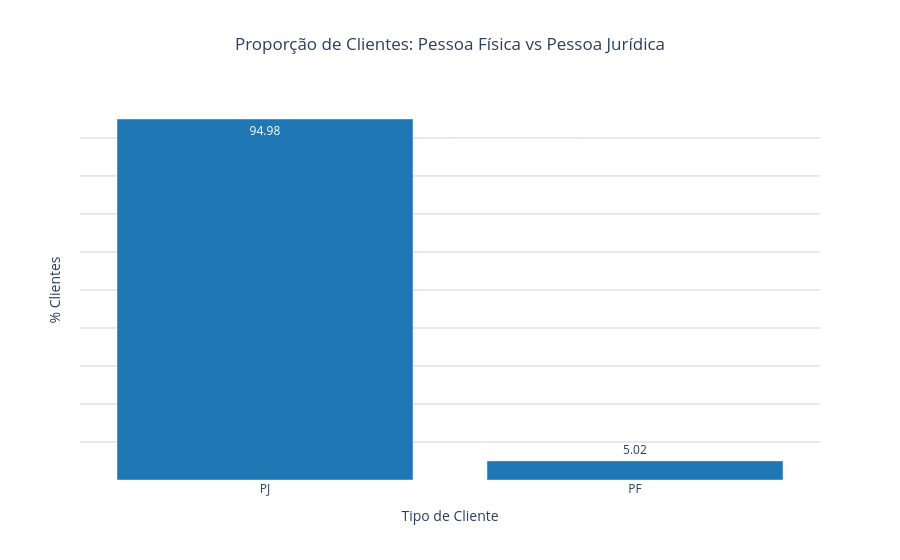

Notebook cell for this chart:
### Code cell
flag_pf_0 = df_base_cadast[df_base_cadast['flag_pf'] == 0].shape[0]
flag_pf_1 = df_base_cadast[df_base_cadast['flag_pf'] == 1].shape[0]

total_clientes = df_base_cadast.shape[0]

pct_pf_0 = np.round((flag_pf_0 / total_clientes) * 100, 2)
pct_pf_1 = np.round((flag_pf_1 / total_clientes) * 100, 2)

# Criando um DataFrame auxiliar para o gráfico de proporção
df_pf_counts = pd.DataFrame({
    'tipo_cliente': ['PJ', 'PF'],
    'quantidade': [pct_pf_0, pct_pf_1]
})

fig_pf = px.bar(
    df_pf_counts,
    x='tipo_cliente',
    y='quantidade',
    title='Proporção de Clientes: Pessoa Física vs Pessoa Jurídica',
    labels={
        'tipo_cliente': 'Tipo de Cliente',
        'quantidade': 'Qt. Clientes'
    },
    text_auto=True,
    color_discrete_sequence=['#1f77b4']
)

fig_pf.update_layout(
    title_x=0.5,
    plot_bgcolor='white',
    xaxis=dict(showgrid=False),
    yaxis=dict(
        showgrid=True,
        showticklabels=False,
        gridcolor='lightgray',
        title='% Clientes'
    ),
    showlegend=False
)

fig_pf.show()

### Figure 1 — Plotly figure (JSON) as saved in the notebook; plotly's stock layout.template omitted (floating-point values rounded to 4 significant figures)
{"data": [{"hovertemplate": "Tipo de Cliente=%{x}<br>Qt. Clientes=%{y}<extra></extra>", "legendgroup": "", "marker": {"color": "#1f77b4", "pattern": {"shape": ""}}, "name": "", "orientation": "v", "showlegend": false, "textposition": "auto", "texttemplate": "%{y}", "type": "bar", "x": ["PJ", "PF"], "xaxis": "x", "y": [94.98, 5.02], "yaxis": "y"}], "layout": {"barmode": "relative", "legend": {"tracegroupgap": 0}, "plot_bgcolor": "white", "showlegend": false, "title": {"text": "Proporção de Clientes: Pessoa Física vs Pessoa Jurídica", "x": 0.5}, "xaxis": {"anchor": "y", "domain": [0, 1], "showgrid": false, "title": {"text": "Tipo de Cliente"}}, "yaxis": {"anchor": "x", "domain": [0, 1], "gridcolor": "lightgray", "showgrid": true, "showticklabels": false, "title": {"text": "% Clientes"}}}}
